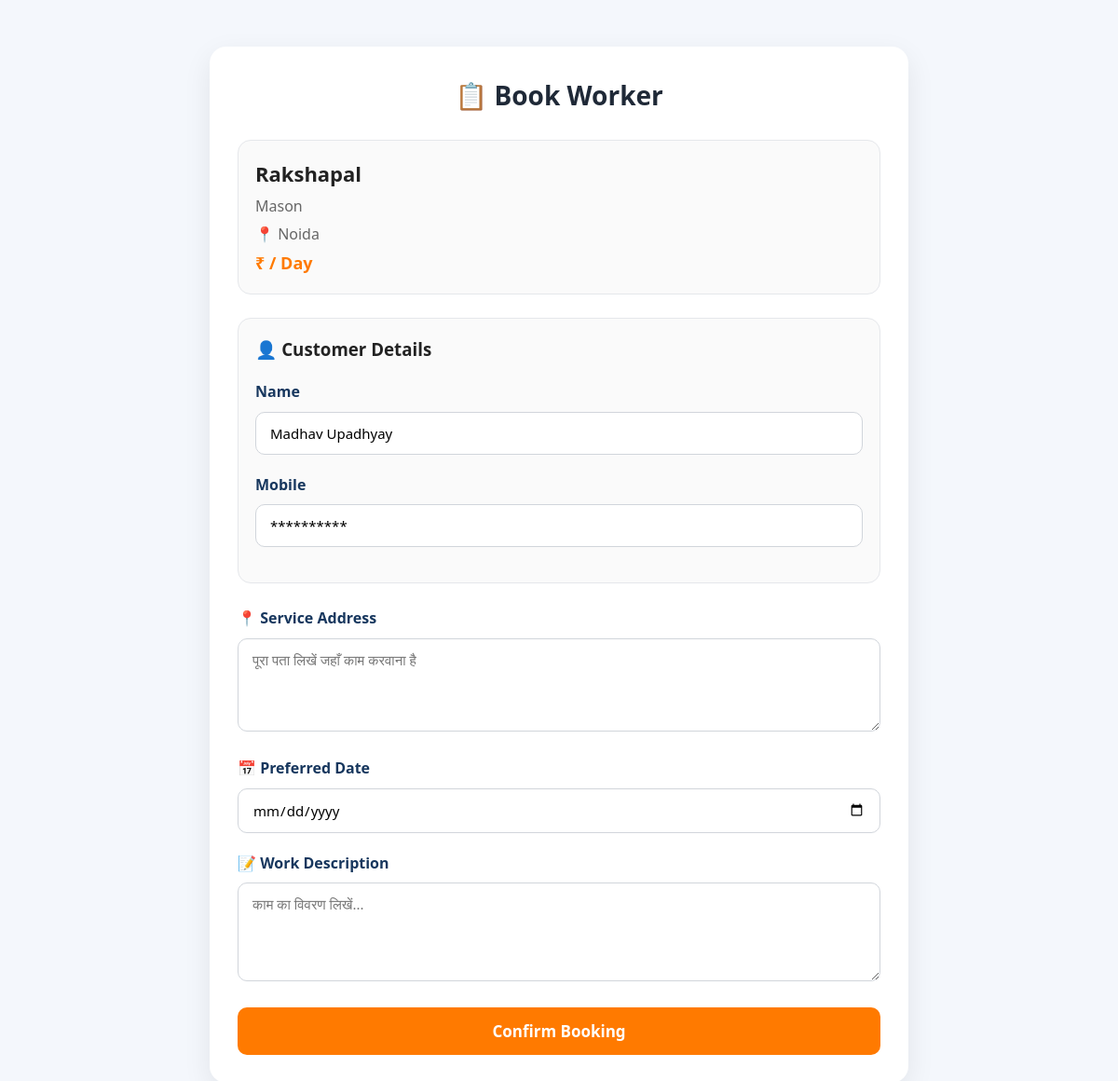
The app's page /worker/1/book/ (signed in) with its own data.
### workers/models.py (models this page shows, shortened)
class Worker(models.Model):
    user = models.OneToOneField(
        User,
        on_delete=models.CASCADE,
        null=True,
        blank=True,
        related_name="worker_profile"
    )
    PROFESSION_CHOICES = [
    ("Rajmistri", "राजमिस्त्री"),
    ("Plumber", "प्लम्बर"),
    ("Electrician", "इलेक्ट्रिशियन"),
    ("Painter", "पेंटर"),
    ("Carpenter", "कारपेंटर"),
    ("Welder", "वेल्डर"),
    ("Helper", "हेल्पर"),
    ("AC Repair", "AC रिपेयर"),
]
    name = models.CharField(max_length=100)
    mobile = models.CharField(max_length=15)
    profession = models.CharField(max_length=30, choices=PROFESSION_CHOICES)
    experience = models.PositiveIntegerField(help_text="Experience in years")
    city = models.CharField(max_length=100)
    area = models.CharField(max_length=100)
    daily_wage = models.DecimalField(max_digits=8, decimal_places=2)
    about = models.TextField(blank=True)
    available = models.BooleanField(default=True)
    profile_photo = models.ImageField(upload_to="workers/", blank=True, null=True)
    rating = models.DecimalField(max_digits=2, decimal_places=1, default=5.0)
    reviews = models.PositiveIntegerField(default=0)
    vverified = models.BooleanField(default=False)

### bookings/views.py (the view)
@login_required
def book_worker(request, worker_id):
    worker = get_object_or_404(Worker, id=worker_id)
    print("Logged in user:", request.user.username)
    print("Is Worker:", hasattr(request.user, "worker_profile"))
    if hasattr(request.user, "worker_profile"):
        messages.error(
            request,
            "Only customers can book workers."
        )
        return redirect("worker_detail", worker_id=worker.id)
    if request.method == "POST":
        form = BookingForm(request.POST)
        if form.is_valid():
            booking = form.save(commit=False)
            booking.worker = worker
            booking.customer = request.user
            booking.customer_name = (
                request.user.get_full_name()
                or request.user.first_name
                or request.user.username
            )
            try:
                booking.customer_mobile = request.user.customer_profile.mobile
            except CustomerProfile.DoesNotExist:
                booking.customer_mobile = ""
            booking.save()
            return redirect("booking_success", booking.id)
    else:
        form = BookingForm()
    return render(
        request,
        "booking_form.html",
        {
            "form": form,
            "worker": worker
        }
    )

### bookings/forms.py
class BookingForm(forms.ModelForm):
    class Meta:
        model = Booking
        fields = [
            "customer_address",
            "work_date",
            "work_description",
        ]
        widgets = {
            "customer_address":
                forms.Textarea(
                    attrs={
                        "class": "form-control",
                        "rows": 3,
                        "placeholder": "पूरा पता लिखें जहाँ काम करवाना है"
                    }
                ),
            "work_date":
                forms.DateInput(
                    attrs={
                        "type": "date",
                        "class": "form-control"
                    }
                ),
            "work_description":
                forms.Textarea(
                    attrs={
                        "class": "form-control",
                        "rows": 4,
                        "placeholder": "काम का विवरण लिखें..."
                    }
                ),
        }

### templates/booking_form.html (shortened to what this page needs)
{% extends "base.html" %}
{% block content %}
<div class="container" style="max-width:750px; margin:50px auto;">
    <div class="booking-card">
        <h2 class="booking-title">
            📋 Book Worker
        </h2>
        <div class="info-card">
            <div class="worker-box">
                <div>
                    <div class="worker-name">
                        {{ worker.name }}
                    </div>
                    <div class="worker-meta">
                        {{ worker.profession }}
                    </div>
                    <div class="worker-meta">
                        📍 {{ worker.city }}
                    </div>
                    <div class="worker-rate">
                        ₹{{ worker.daily_rate }} / Day
                    </div>
                </div>
            </div>
        </div>
        <div class="info-card">
            <h3 style="margin-bottom:18px;">
                👤 Customer Details
            </h3>
            <div class="form-group">
                <label>Name</label>
                <input
                    type="text"
                    class="form-control"
                    value="{{ request.user.get_full_name|default:request.user.username }}"
                    readonly>
            </div>
            <div class="form-group">
                <label>Mobile</label>
                <input
                    type="text"
                    class="form-control"
                    value="**********"
                    readonly>
            </div>
        </div>
        <form method="POST">
            <div class="form-group">
                <label>
                    📍 Service Address
                </label>
                {{ form.customer_address }}
            </div>
            <div class="form-group">
                <label>
                    📅 Preferred Date
                </label>
                {{ form.work_date }}
            </div>
            <div class="form-group">
                <label>
                    📝 Work Description
                </label>
                {{ form.work_description }}
            </div>
            <button
                type="submit"
                class="booking-btn">
                Confirm Booking
            </button>
        </form>
    </div>
</div>
{% endblock %}

### static/css/style.css (style rules this page uses)
* { margin:0; padding:0; box-sizing:border-box; }
body { font-family: "Segoe UI",sans-serif; background:#f8fafc; color:#222; line-height:1.6; }
.container { width:90%; max-width:1200px; margin:auto; }
html { scroll-behavior:smooth; }
.booking-card { background:#fff; border-radius:18px; padding:30px; box-shadow:0 10px 30px rgba(0,0,0,.08); }
.booking-title { text-align:center; font-size:28px; font-weight:700; margin-bottom:25px; color:#1f2937; }
.info-card { border:1px solid #e5e7eb; border-radius:14px; padding:18px; margin-bottom:25px; background:#fafafa; }
.worker-box { display:flex; align-items:center; gap:20px; }
.worker-name { font-size:22px; font-weight:700; margin-bottom:5px; }
.worker-meta { color:#666; margin:4px 0; }
.worker-rate { color:#ff7a00; font-size:18px; font-weight:700; }
.form-group { margin-bottom:18px; }
.form-group label { display:block; margin-bottom:8px; font-weight:600; color:#333; }
.form-control { width:100%; padding:12px 14px; border:1px solid #dcdcdc; border-radius:10px; font-size:15px; transition:.3s; box-sizing:border-box; }
textarea.form-control { resize:vertical; min-height:100px; }
.booking-btn { width:100%; border:none; border-radius:10px; background:#ff7a00; color:#fff; font-size:17px; font-weight:600; padding:14px; cursor:pointer; transition:.3s; }

### static/css/dashboard.css (style rules this page uses)
* { margin:0; padding:0; box-sizing:border-box; font-family:"Segoe UI",Tahoma,Geneva,Verdana,sans-serif; }
body { background:#f4f7fc; }
.form-group { margin-bottom:20px; }
.form-group label { display:block; margin-bottom:8px; font-weight:600; color:#17375E; }
.form-control { width:100%; padding:12px 15px; border:1px solid #d1d5db; border-radius:10px; font-size:15px; outline:none; transition:.3s; }

### records on screen
Worker: name "Rakshapal", profession "Mason", city "Noida"
